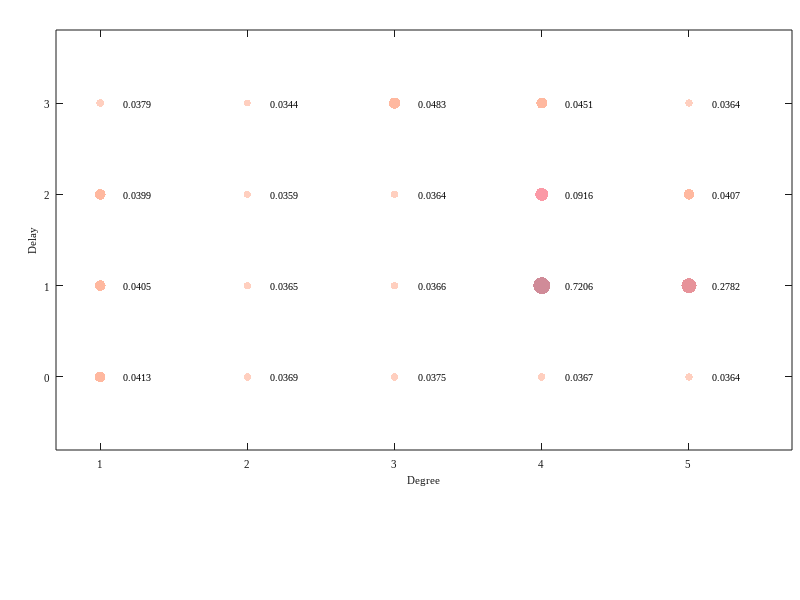

Write the MATLAB code that produced this figure.
%-------------------------------------------------------------------------------------%
%--- Supplementary results for the Koopman-based modeling errors of the soft robot ---%
%-------------------------------------------------------------------------------------%
yy = [0, 0, 0, 0, 0, 1, 1, 1, 1, 1, 2, 2, 2, 2, 2, 3, 3, 3, 3, 3];
xx = [1, 2, 3, 4, 5, 1, 2, 3, 4, 5, 1, 2, 3, 4, 5, 1, 2, 3, 4, 5];
sz = [0.4, 0.2, 0.21, 0.2, 0.2, 0.4, 0.2, 0.2, 1, 0.8, 0.4, 0.19, 0.2, 0.6, 0.4, 0.21, 0.18, 0.44, 0.43, 0.2];
ssz = [0.0413, 0.0369, 0.0375, 0.0367, 0.0364, 0.0405, 0.0365, 0.0366, 0.7206, 0.2782,...
    0.0399, 0.0359, 0.0364, 0.0916, 0.0407, 0.0379, 0.0344, 0.0483, 0.0451, 0.0364];
szz = num2str(ssz', '%.4f\n');
sz =  150 * sz;

figureUnits = 'centimeters';
fig = figure;
set(gcf, 'unit', 'centimeters', 'position', [8, 6, 8, 3])
set(gca, 'Fontsize', 8, 'FontName', 'Times New Roman', 'position', [0.07, 0.25, 0.92, 0.7]);
hold on

map = [255 186 163
       255 154 118
       249 109 128
       220 100 110
       187  89 107]/255;
colormap(map);

scatter(xx, yy, sz, sz, 'filled', 'MarkerFaceAlpha', 0.7)
hXLabel = xlabel('Degree');
hYLabel = ylabel('Delay');
text(xx + 0.16, yy , cellstr(szz), 'FontSize', 7, 'FontName', 'Times New Roman');

set(gca, 'Box', 'on', ...                                        
         'XGrid', 'off', 'YGrid', 'off', ...                     
         'TickDir', 'in', 'TickLength', [.01 .01], ...           
         'XMinorTick', 'off', 'YMinorTick', 'off', ...           
         'XColor', [.1 .1 .1],  'YColor', [.1 .1 .1],...         
         'XTick', 1 : 1 : 5,...                                     
         'XLim', [0.7 5.7],...
         'YTick', 0 : 1 : 3,...
         'YLim', [-0.8 3.8])

set(gca, 'FontName', 'Times New Roman')
set([hXLabel, hYLabel], 'FontName', 'Times New Roman')
set(gca, 'FontSize', 8, 'FontName', 'Times New Roman')
set([hXLabel, hYLabel], 'FontSize', 8, 'FontName', 'Times New Roman')
set(gcf,'Color',[1 1 1])
